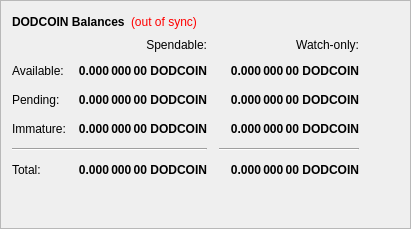
        <widget class="QFrame" name="frame">
         <property name="frameShape">
          <enum>QFrame::StyledPanel</enum>
         </property>
         <property name="frameShadow">
          <enum>QFrame::Raised</enum>
         </property>
         <layout class="QVBoxLayout" name="verticalLayout_4">
          <item>
           <layout class="QHBoxLayout" name="horizontalLayout_4">
            <item>
             <widget class="QLabel" name="label_5">
              <property name="font">
               <font>
                <weight>75</weight>
                <bold>true</bold>
               </font>
              </property>
              <property name="text">
               <string>DODCOIN Balances</string>
              </property>
             </widget>
            </item>
            <item>
             <widget class="QLabel" name="labelWalletStatus">
              <property name="cursor">
               <cursorShape>WhatsThisCursor</cursorShape>
              </property>
              <property name="toolTip">
               <string>The displayed information may be out of date. Your wallet automatically synchronizes with the DODcoin network after a connection is established, but this process has not completed yet.</string>
              </property>
              <property name="styleSheet">
               <string notr="true">QLabel { color: red; }</string>
              </property>
              <property name="text">
               <string notr="true">(out of sync)</string>
              </property>
              <property name="alignment">
               <set>Qt::AlignLeading|Qt::AlignLeft|Qt::AlignVCenter</set>
              </property>
             </widget>
            </item>
            <item>
             <spacer name="horizontalSpacer_3">
              <property name="orientation">
               <enum>Qt::Horizontal</enum>
              </property>
              <property name="sizeHint" stdset="0">
               <size>
                <width>40</width>
                <height>20</height>
               </size>
              </property>
             </spacer>
            </item>
           </layout>
          </item>
          <item>
           <layout class="QGridLayout" name="gridLayout">
            <property name="spacing">
             <number>12</number>
            </property>
            <item row="2" column="2">
             <widget class="QLabel" name="labelWatchPending">
              <property name="font">
               <font>
                <weight>75</weight>
                <bold>true</bold>
               </font>
              </property>
              <property name="cursor">
               <cursorShape>IBeamCursor</cursorShape>
              </property>
              <property name="toolTip">
               <string>Unconfirmed transactions to watch-only addresses</string>
              </property>
              <property name="text">
               <string notr="true">0.000 000 00 DODCOIN</string>
              </property>
              <property name="alignment">
               <set>Qt::AlignRight|Qt::AlignTrailing|Qt::AlignVCenter</set>
              </property>
              <property name="textInteractionFlags">
               <set>Qt::LinksAccessibleByMouse|Qt::TextSelectableByKeyboard|Qt::TextSelectableByMouse</set>
              </property>
             </widget>
            </item>
            <item row="2" column="1">
             <widget class="QLabel" name="labelUnconfirmed">
              <property name="font">
               <font>
                <weight>75</weight>
                <bold>true</bold>
               </font>
              </property>
              <property name="cursor">
               <cursorShape>IBeamCursor</cursorShape>
              </property>
              <property name="toolTip">
               <string>Total of transactions that have yet to be confirmed, and do not yet count toward the spendable balance</string>
              </property>
              <property name="text">
               <string notr="true">0.000 000 00 DODCOIN</string>
              </property>
              <property name="alignment">
               <set>Qt::AlignRight|Qt::AlignTrailing|Qt::AlignVCenter</set>
              </property>
              <property name="textInteractionFlags">
               <set>Qt::LinksAccessibleByMouse|Qt::TextSelectableByKeyboard|Qt::TextSelectableByMouse</set>
              </property>
             </widget>
            </item>
            <item row="3" column="2">
             <widget class="QLabel" name="labelWatchImmature">
              <property name="font">
               <font>
                <weight>75</weight>
                <bold>true</bold>
               </font>
              </property>
              <property name="cursor">
               <cursorShape>IBeamCursor</cursorShape>
              </property>
              <property name="toolTip">
               <string>Staked or masternode rewards in watch-only addresses that has not yet matured</string>
              </property>
              <property name="text">
               <string notr="true">0.000 000 00 DODCOIN</string>
              </property>
              <property name="alignment">
               <set>Qt::AlignRight|Qt::AlignTrailing|Qt::AlignVCenter</set>
              </property>
              <property name="textInteractionFlags">
               <set>Qt::LinksAccessibleByMouse|Qt::TextSelectableByKeyboard|Qt::TextSelectableByMouse</set>
              </property>
             </widget>
            </item>
            <item row="4" column="0" colspan="2">
             <widget class="Line" name="lineSpendableBalance">
              <property name="orientation">
               <enum>Qt::Horizontal</enum>
              </property>
             </widget>
            </item>
            <item row="4" column="2">
             <widget class="Line" name="lineWatchBalance">
              <property name="sizePolicy">
               <sizepolicy hsizetype="Preferred" vsizetype="Fixed">
                <horstretch>0</horstretch>
                <verstretch>0</verstretch>
               </sizepolicy>
              </property>
              <property name="minimumSize">
               <size>
                <width>140</width>
                <height>0</height>
               </size>
              </property>
              <property name="orientation">
               <enum>Qt::Horizontal</enum>
              </property>
             </widget>
            </item>
            <item row="5" column="0">
             <widget class="QLabel" name="labelTotalText">
              <property name="text">
               <string>Total:</string>
              </property>
             </widget>
            </item>
            <item row="3" column="1">
             <widget class="QLabel" name="labelImmature">
              <property name="font">
               <font>
                <weight>75</weight>
                <bold>true</bold>
               </font>
              </property>
              <property name="cursor">
               <cursorShape>IBeamCursor</cursorShape>
              </property>
              <property name="toolTip">
               <string>Staked or masternode rewards that has not yet matured</string>
              </property>
              <property name="text">
               <string notr="true">0.000 000 00 DODCOIN</string>
              </property>
              <property name="alignment">
               <set>Qt::AlignRight|Qt::AlignTrailing|Qt::AlignVCenter</set>
              </property>
              <property name="textInteractionFlags">
               <set>Qt::LinksAccessibleByMouse|Qt::TextSelectableByKeyboard|Qt::TextSelectableByMouse</set>
              </property>
             </widget>
            </item>
            <item row="2" column="3">
             <spacer name="horizontalSpacer_2">
              <property name="orientation">
               <enum>Qt::Horizontal</enum>
              </property>
              <property name="sizeHint" stdset="0">
               <size>
                <width>40</width>
                <height>20</height>
               </size>
              </property>
             </spacer>
            </item>
            <item row="3" column="0">
             <widget class="QLabel" name="labelImmatureText">
              <property name="text">
               <string>Immature:</string>
              </property>
             </widget>
            </item>
            <item row="5" column="1">
             <widget class="QLabel" name="labelTotal">
              <property name="font">
               <font>
                <weight>75</weight>
                <bold>true</bold>
               </font>
              </property>
              <property name="cursor">
               <cursorShape>IBeamCursor</cursorShape>
              </property>
              <property name="toolTip">
               <string>Your current total balance</string>
              </property>
              <property name="text">
               <string notr="true">0.000 000 00 DODCOIN</string>
              </property>
              <property name="alignment">
               <set>Qt::AlignRight|Qt::AlignTrailing|Qt::AlignVCenter</set>
              </property>
              <property name="textInteractionFlags">
               <set>Qt::LinksAccessibleByMouse|Qt::TextSelectableByKeyboard|Qt::TextSelectableByMouse</set>
              </property>
             </widget>
            </item>
            <item row="5" column="2">
             <widget class="QLabel" name="labelWatchTotal">
              <property name="font">
               <font>
                <weight>75</weight>
                <bold>true</bold>
               </font>
              </property>
              <property name="cursor">
               <cursorShape>IBeamCursor</cursorShape>
              </property>
              <property name="toolTip">
               <string>Current total balance in watch-only addresses</string>
              </property>
              <property name="text">
               <string notr="true">0.000 000 00 DODCOIN</string>
              </property>
              <property name="alignment">
               <set>Qt::AlignRight|Qt::AlignTrailing|Qt::AlignVCenter</set>
              </property>
              <property name="textInteractionFlags">
               <set>Qt::LinksAccessibleByMouse|Qt::TextSelectableByKeyboard|Qt::TextSelectableByMouse</set>
              </property>
             </widget>
            </item>
            <item row="0" column="2">
             <widget class="QLabel" name="labelWatchonly">
              <property name="text">
               <string>Watch-only:</string>
              </property>
              <property name="alignment">
               <set>Qt::AlignRight|Qt::AlignTrailing|Qt::AlignVCenter</set>
              </property>
             </widget>
            </item>
            <item row="1" column="0">
             <widget class="QLabel" name="labelBalanceText">
              <property name="text">
               <string>Available:</string>
              </property>
             </widget>
            </item>
            <item row="1" column="1">
             <widget class="QLabel" name="labelBalance">
              <property name="font">
               <font>
                <weight>75</weight>
                <bold>true</bold>
               </font>
              </property>
              <property name="cursor">
               <cursorShape>IBeamCursor</cursorShape>
              </property>
              <property name="toolTip">
               <string>Your current spendable balance</string>
              </property>
              <property name="text">
               <string notr="true">0.000 000 00 DODCOIN</string>
              </property>
              <property name="alignment">
               <set>Qt::AlignRight|Qt::AlignTrailing|Qt::AlignVCenter</set>
              </property>
              <property name="textInteractionFlags">
               <set>Qt::LinksAccessibleByMouse|Qt::TextSelectableByKeyboard|Qt::TextSelectableByMouse</set>
              </property>
             </widget>
            </item>
            <item row="1" column="2">
             <widget class="QLabel" name="labelWatchAvailable">
              <property name="font">
               <font>
                <weight>75</weight>
                <bold>true</bold>
               </font>
              </property>
              <property name="cursor">
               <cursorShape>IBeamCursor</cursorShape>
              </property>
              <property name="toolTip">
               <string>Your current balance in watch-only addresses</string>
              </property>
              <property name="text">
               <string notr="true">0.000 000 00 DODCOIN</string>
              </property>
              <property name="alignment">
               <set>Qt::AlignRight|Qt::AlignTrailing|Qt::AlignVCenter</set>
              </property>
              <property name="textInteractionFlags">
               <set>Qt::LinksAccessibleByMouse|Qt::TextSelectableByKeyboard|Qt::TextSelectableByMouse</set>
              </property>
             </widget>
            </item>
            <item row="2" column="0">
             <widget class="QLabel" name="labelPendingText">
              <property name="text">
               <string>Pending:</string>
              </property>
             </widget>
            </item>
            <item row="0" column="1">
             <widget class="QLabel" name="labelSpendable">
              <property name="text">
               <string>Spendable:</string>
              </property>
              <property name="alignment">
               <set>Qt::AlignRight|Qt::AlignTrailing|Qt::AlignVCenter</set>
              </property>
             </widget>
            </item>
           </layout>
          </item>
          <item>
           <spacer name="verticalSpacer_4">
            <property name="orientation">
             <enum>Qt::Vertical</enum>
            </property>
            <property name="sizeHint" stdset="0">
             <size>
              <width>20</width>
              <height>40</height>
             </size>
            </property>
           </spacer>
          </item>
         </layout>
        </widget>
